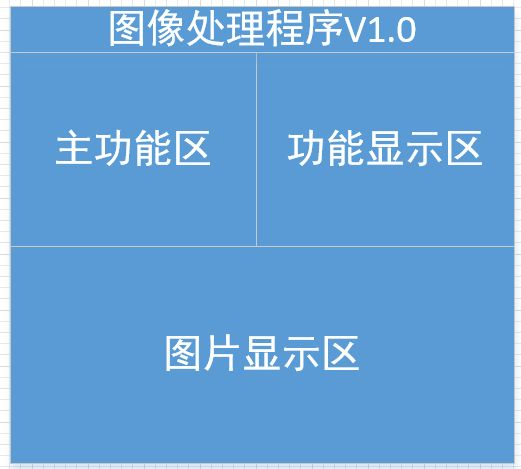
#> input picture GUI.jpg, 521 x 469 px; its folder holds only this picture in this run
$ python -i image_func1.py   (imports and definitions only)   (older library calls are emulated)
#> lines starting #> are read from the running program, lines starting #| are printed output that depends on the picture; after the words box and inside, x2 and y2 are one past the last pixel; in counts of white or black regions, pixels touching at a corner belong together
#> further down, picture is the input picture: shape (469, 521, 3); mean B, G, R 215.9, 164.4, 106.3
import os
import os.path
import cv2
import copy
import numpy as np
import matplotlib.pyplot as plt
import xlwt
from mpl_toolkits.mplot3d import Axes3D
#from numpy import arange,max,min,reshape

OVERLAP = 0.3
SPLIT_SIZE = 3
GREEN = (0,255,0)
BLUE   = (255,0,0)
RED  = (0,0,255)
LINEWIDTH = 10


BACKGROUND_LOW = np.array([0,0,254])
BACKGROUND_HIGH = np.array([180,1,255])
'''
        Preprocessing  function
'''

#scan the directory to get the image list for stitching
# [28 lines left out: functions scan_directory, create_test_images, load_images, not called in this run]

'''
        function 1 : stitch image
'''
#call opencv to stitch the image, if success, the stitched image will be written to output directory
# [7 lines left out: function image_stitch, not called in this run]

'''
    function 2 : extract contour and calculate the moment
'''
def calculate_moment(c):
    M = cv2.moments(c)
    cx,  cy = int(M['m10']/M['m00']), int(M['m01']/M['m00'])
    return cx, cy


#convert to gray image and use the canny to remove some noises before contour extraction
def get_contour(stitched_image):
    img_in = stitched_image
    img = cv2.cvtColor(img_in,cv2.COLOR_BGR2GRAY)
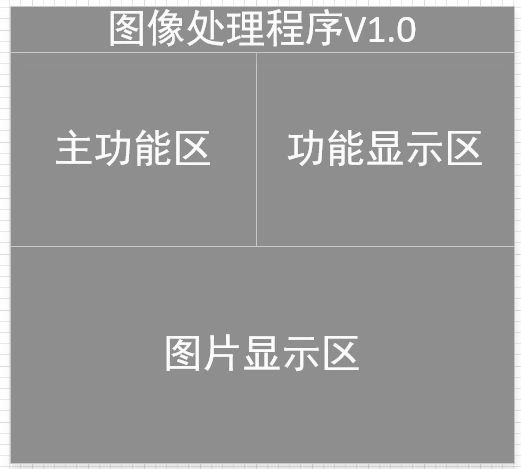
#> img: shape (469, 521); min 116, max 255, mean 152.8
    img_binary = cv2.Canny(img,0,100)
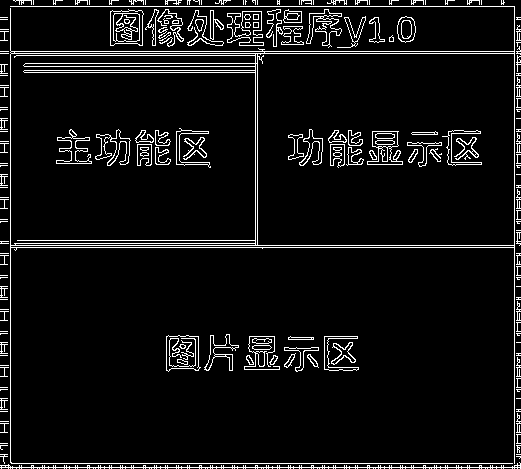
#> img_binary: shape (469, 521); 6.5% white in thin lines or dots
    image, contours, hierarchy = cv2.findContours(img_binary, cv2.RETR_TREE, cv2.CHAIN_APPROX_NONE)
#> contours = 321 contours, 183 with area under 20; largest, box (x1, y1, x2, y2) and area: (10, 6, 515, 464) 98790, (257, 53, 515, 246) 49338, (10, 53, 256, 246) 45396, (110, 9, 144, 46) 1054, (110, 10, 144, 46) 1052
    if len(contours) != 0 :
        c = max(contours, key=cv2.contourArea)
#> c = contour of 4462 points, box (x1, y1, x2, y2) (10, 6, 515, 464), area 98790
        c_reshape = np.reshape(c,(-1,2))
#> c_reshape = 4462 pairs, first value 10 to 514, second value 6 to 463
        max_x,max_y = np.max(c_reshape,axis=0)
#> max_x = 514; max_y = 463
        min_x,min_y = np.min(c_reshape,axis=0)
#> min_x = 10; min_y = 6
        cv2.polylines(img_in,c,True,RED,20)
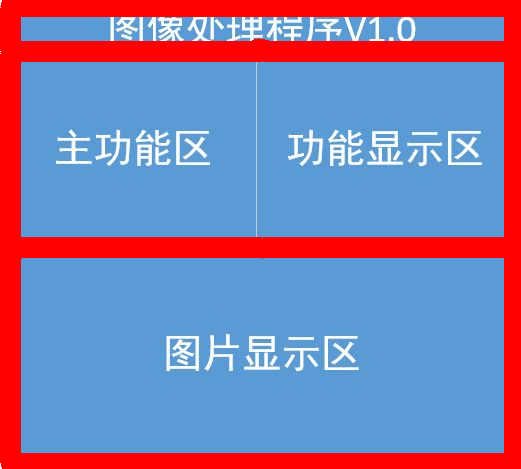
#> img_in: shape (469, 521, 3); mean B, G, R 166.9, 124.4, 132.7
        cx,cy = calculate_moment(c)
#> in calculate_moment, `M = cv2.moments(c)`: M = moments, m00 98790, centre m10/m00, m01/m00 = (262, 149)
#> in calculate_moment, `cx,  cy = int(M['m10']/M['m00']), int(M['m01']/M['m00'])`: cx = 262; cy = 149
#> cx = 262; cy = 149
        cv2.circle(img_in,(cx,cy),30,RED,-1)

        #reset to background
        img_in[0:min_y,:,:] = (0,0,0)  #set background to black
        img_in[max_y+1:,:,:] = (0,0,0)
        img_in[min_y:max_y+1,0:min_x+1,:] = (0,0,0)
        img_in[min_y:max_y + 1, max_x+1:, :] = (0, 0, 0)
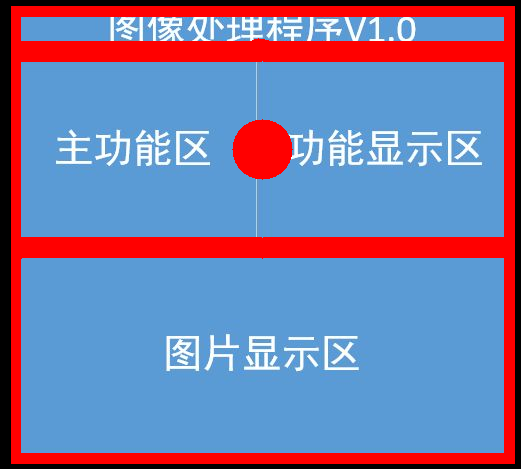
#> img_in: shape (469, 521, 3); mean B, G, R 164.4, 122.5, 120.5

        stitched_image[0:min_y, :, :] = (0, 0, 0)  # set background to black
        stitched_image[max_y + 1:, :, :] = (0, 0, 0)
        stitched_image[min_y:max_y + 1, 0:min_x + 1, :] = (0, 0, 0)
        stitched_image[min_y:max_y + 1, max_x + 1:, :] = (0, 0, 0)

    else:
        cx = None

    return cx,cy,c,max_x,max_y,min_x,min_y,img_in


'''
      function 3:  Create histogram for gray or color image (HSV)
'''
# [35 lines left out: functions get_histogram_gray, get_histogram, get_histogram_3d, not called in this run]

'''
     function 4: image mask generation and  masked image generation (HSV domain)
'''

# [32 lines left out: functions get_color_mask_image, generate_final_mask, generate_image_from_mask, not called in this run]


'''
                Grid generation
'''
# [19 lines left out: function draw_grid, not called in this run]


'''
     function 5 : create grid and calculate bin area statistics
'''
# [137 lines left out: functions get_grid_info, get_statistics_per_bin, get_bin_area, not called in this run]

# [16 lines of commented-out code are left out]

>>> import cv2
>>> picture = cv2.imread('GUI.jpg')
>>> result = get_contour(picture)
#> result = 8 items, first 6: 262, 149, contour of 4462 points, box (x1, y1, x2, y2) (10, 6, 515, 464), area 98790, 514, 463, 10
